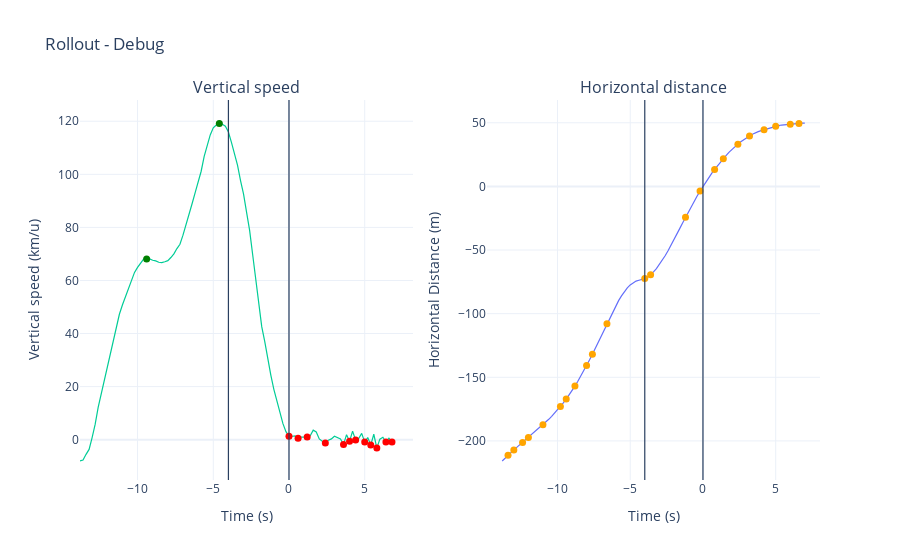

Write notebook code for a chart like this one.
### Markdown cell above
**Rollout**


This is the point at which the rollout initiates. It is characterized by the moment when the vertical speed reaches its highest point and subsequently decreases continuously until reaching ground level. While you may still be making turns during the rollout, you are no longer ascending or descending vertically. Typically, only minor adjustments to your heading are made during this phase.

To determine the beginning of the rollout, we identify the vertical speed peak. The rollout commences as the horizontal distance starts to increase.

The conclusion of the rollout occurs at the first instance of the lowest vertical point following the peak.

### Code cell
landing.plt_rollout_debug()

### Figure 1 — Plotly figure (JSON) as saved in the notebook; plotly's stock layout.template omitted (floating-point values rounded to 4 significant figures)
{"data": [{"hovertemplate": "Vert speed: %{y:.2f} km/u<extra></extra>", "line": {"color": "#00CC96", "width": 1.2}, "showlegend": false, "type": "scatter", "x": [-13.8, -13.6, -13.4, -13.2, -13, -12.8, -12.6, -12.4, -12.2, -12, -11.8, -11.6, -11.4, -11.2, -11, -10.8, -10.6, -10.4, -10.2, -10, -9.8, -9.6, -9.4, -9.2, -9, -8.8, -8.6, -8.4, -8.2, -8, -7.8, -7.6, -7.4, -7.2, -7, -6.8, -6.6, -6.4, -6.2, -6, -5.8, -5.6, -5.4, -5.2, -5, -4.8, -4.6, -4.4, -4.2, -4, -3.8, -3.6, -3.4, -3.2, -3, -2.8, -2.6, -2.4, -2.2, -2, -1.8, -1.6, -1.4, -1.2, -1, -0.8, -0.6, -0.4, -0.2, 0, 0.2, 0.4, 0.6, 0.8, 1, 1.2, 1.4, 1.6, 1.8, 2, 2.2, 2.4, 2.6, 2.8, 3, 3.2, 3.4, 3.6, 3.8, 4, 4.2, 4.4, 4.6, 4.8, 5, 5.2, 5.4, 5.6, 5.8, 6, 6.2, 6.4, 6.6, 6.8, 7], "xaxis": "x", "y": [-8.028, -7.668, -5.508, -3.672, 0.792, 5.76, 12.17, 17.28, 22.82, 26.96, 32.51, 37.98, 42.77, 47.27, 50.76, 53.89, 57.24, 60.44, 63.04, 64.91, 66.46, 68.04, 68.11, 68.11, 67.61, 67.39, 66.85, 66.74, 67.07, 67.46, 68.65, 70.02, 72.04, 73.66, 77.08, 80.78, 84.42, 88.92, 93.02, 97.27, 101.2, 106.8, 110.8, 114.8, 117.5, 118.6, 119.2, 118.8, 118.1, 116.0, 112.0, 107.8, 103.5, 97.67, 92.56, 85.64, 78.88, 69.77, 60.84, 51.05, 42.59, 36.94, 29.88, 24.37, 18.97, 14.51, 10.33, 6.048, 3.024, 1.26, 1.296, 1.404, 0.54, 0.972, 1.008, 0.972, 1.476, 3.6, 2.916, 0.288, -0.576, -1.224, -0.18, 0.288, 1.296, 0.864, 0.288, -1.836, 1.908, -0.576, 3.24, -0.144, 0.396, 2.376, -0.9, 0.792, -1.98, 2.052, -3.168, 0.216, 0.936, -0.864, 0.54, -0.828, -0.324], "yaxis": "y"}, {"marker": {"color": "Green", "size": 7}, "mode": "markers", "showlegend": false, "type": "scatter", "x": [-9.4, -4.6], "xaxis": "x", "y": [68.11, 119.2], "yaxis": "y"}, {"marker": {"color": "Red", "size": 7}, "mode": "markers", "showlegend": false, "type": "scatter", "x": [0, 0.6, 1.2, 2.4, 3.6, 4, 4.4, 5, 5.4, 5.8, 6.4, 6.8], "xaxis": "x", "y": [1.26, 0.54, 0.972, -1.224, -1.836, -0.576, -0.144, -0.9, -1.98, -3.168, -0.864, -0.828], "yaxis": "y"}, {"hovertemplate": "Horizontal Distance: %{y:.2f} m<extra></extra>", "line": {"color": "#636EFA", "width": 1.2}, "name": "Horizontal Distance", "showlegend": false, "type": "scatter", "x": [-13.8, -13.6, -13.4, -13.2, -13, -12.8, -12.6, -12.4, -12.2, -12, -11.8, -11.6, -11.4, -11.2, -11, -10.8, -10.6, -10.4, -10.2, -10, -9.8, -9.6, -9.4, -9.2, -9, -8.8, -8.6, -8.4, -8.2, -8, -7.8, -7.6, -7.4, -7.2, -7, -6.8, -6.6, -6.4, -6.2, -6, -5.8, -5.6, -5.4, -5.2, -5, -4.8, -4.6, -4.4, -4.2, -4, -3.8, -3.6, -3.4, -3.2, -3, -2.8, -2.6, -2.4, -2.2, -2, -1.8, -1.6, -1.4, -1.2, -1, -0.8, -0.6, -0.4, -0.2, 0, 0.2, 0.4, 0.6, 0.8, 1, 1.2, 1.4, 1.6, 1.8, 2, 2.2, 2.4, 2.6, 2.8, 3, 3.2, 3.4, 3.6, 3.8, 4, 4.2, 4.4, 4.6, 4.8, 5, 5.2, 5.4, 5.6, 5.8, 6, 6.2, 6.4, 6.6, 6.8, 7], "xaxis": "x2", "y": [-215.8, -213.4, -211.2, -209.1, -207.1, -205.1, -203.1, -201.2, -199.2, -197.3, -195.3, -193.4, -191.4, -189.4, -187.4, -185.2, -183.0, -180.7, -178.3, -175.7, -173.0, -170.1, -167.1, -163.9, -160.5, -156.9, -153.1, -149.2, -145.1, -140.8, -136.4, -131.8, -127.1, -122.4, -117.5, -112.7, -107.9, -103.1, -98.36, -93.92, -89.79, -85.99, -82.65, -79.78, -77.4, -75.6, -74.41, -73.73, -73.26, -72.43, -71.14, -69.38, -67.17, -64.54, -61.53, -58.16, -54.52, -50.61, -46.47, -42.15, -37.69, -33.18, -28.7, -24.27, -19.87, -15.59, -11.46, -7.504, -3.693, 0, 3.537, 6.919, 10.16, 13.28, 16.26, 19.09, 21.8, 24.42, 26.89, 29.18, 31.26, 33.19, 35.01, 36.72, 38.25, 39.63, 40.96, 42.14, 43.02, 43.78, 44.53, 45.31, 46.01, 46.61, 47.17, 47.76, 48.21, 48.5, 48.71, 48.89, 49.12, 49.34, 49.51, 49.66, 49.73], "yaxis": "y2"}, {"marker": {"color": "Orange", "size": 7}, "mode": "markers", "showlegend": false, "type": "scatter", "x": [-13.4, -13, -12.4, -12, -11, -9.8, -9.4, -8.8, -8, -7.6, -6.6, -4, -3.6, -1.2, -0.2, 0.8, 1.4, 2.4, 3.2, 4.2, 5, 6, 6.6], "xaxis": "x2", "y": [-211.2, -207.1, -201.2, -197.3, -187.4, -173.0, -167.1, -156.9, -140.8, -131.8, -107.9, -72.43, -69.38, -24.27, -3.693, 13.28, 21.8, 33.19, 39.63, 44.53, 47.17, 48.89, 49.51], "yaxis": "y2"}], "layout": {"annotations": [{"font": {"size": 16}, "showarrow": false, "text": "Vertical speed", "x": 0.225, "xanchor": "center", "xref": "paper", "y": 1, "yanchor": "bottom", "yref": "paper"}, {"font": {"size": 16}, "showarrow": false, "text": "Horizontal distance", "x": 0.775, "xanchor": "center", "xref": "paper", "y": 1, "yanchor": "bottom", "yref": "paper"}], "hovermode": "x unified", "legend": {"x": 1, "xanchor": "right", "y": 1, "yanchor": "top"}, "shapes": [{"line": {"width": 1.2}, "type": "line", "x0": -4, "x1": -4, "xref": "x", "y0": 0, "y1": 1, "yref": "y domain"}, {"line": {"width": 1.2}, "type": "line", "x0": 0, "x1": 0, "xref": "x", "y0": 0, "y1": 1, "yref": "y domain"}, {"line": {"width": 1.2}, "type": "line", "x0": -4, "x1": -4, "xref": "x2", "y0": 0, "y1": 1, "yref": "y2 domain"}, {"line": {"width": 1.2}, "type": "line", "x0": 0, "x1": 0, "xref": "x2", "y0": 0, "y1": 1, "yref": "y2 domain"}], "title": {"text": "Rollout - Debug"}, "xaxis": {"anchor": "y", "domain": [0, 0.45], "title": {"text": "Time (s)"}}, "xaxis2": {"anchor": "y2", "domain": [0.55, 1], "title": {"text": "Time (s)"}}, "yaxis": {"anchor": "x", "domain": [0, 1], "title": {"text": "Vertical speed (km/u)"}}, "yaxis2": {"anchor": "x2", "domain": [0, 1], "title": {"text": "Horizontal Distance (m)"}}}}
